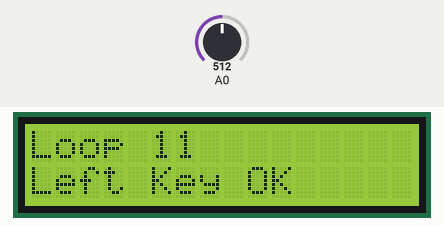
This sketch was run on a simulated Arduino Uno, built with avr-gcc and run on an emulated ATmega328P. Shown: 16×2 character LCD. The inputs (shaded band) are chosen by the test bench; at power-on: A0 = 512.

Above: at 3.89 s.
3.9 s: A0 set to 716
At 4.04 s:
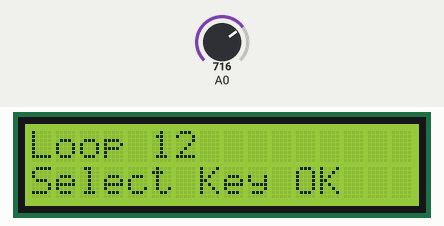
5.6 s: A0 set to 306
At 5.71 s:
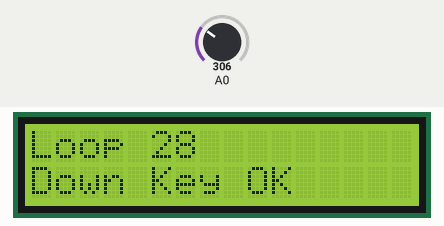
7.4 s: A0 set to 122
At 7.59 s:
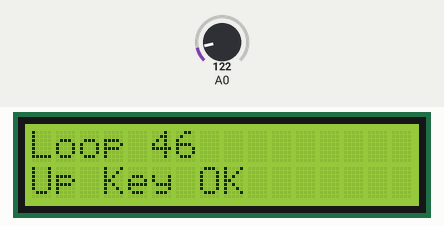
9.3 s: A0 set to 0
At 9.46 s:
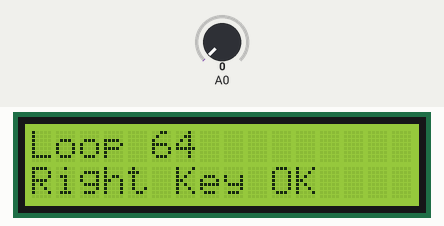

The sketch:

testCode.ino
```cpp
#include <LiquidCrystal.h>
#include <LCDKeypad.h>
LiquidCrystal lcd(8, 13, 9, 4, 5, 6, 7);
char msgs[5][16] = {"Right Key OK ",
                    "Up Key OK    ",
                    "Down Key OK  ",
                    "Left Key OK  ",
                    "Select Key OK" };
int adc_key_val[5] ={50, 200, 400, 600, 800 };
int NUM_KEYS = 5;
int adc_key_in;
int key=-1;
int oldkey=-1;
int loopCnt=0;
String welcomeLine1 = "LCD 16x2 Display";
String welcomeLine2 = "LinkSprite LCD Shield";

void setup()
{
  lcd.begin(16, 2);
  lcd.clear();
  lcd.setCursor(0,0);
  lcd.print(welcomeLine1);
  lcd.setCursor(0,1);
  lcd.print(welcomeLine2);
  delay(500);
  //
  lcd.setCursor(0,0);
  for (char k=0;k<welcomeLine2.length();k++)
  {
    lcd.scrollDisplayLeft();
    delay(100);
  }
  lcd.clear();
  //lcd.setCursor(0,0);
  //lcd.print("ADC key testing");
}
void loop()
{
   lcd.setCursor(0, 0);
   //lcd.print( "loopCnt...");
   lcd.print( "Loop " + String(loopCnt) );

   adc_key_in = analogRead(0);    // read the value from the sensor
   key = get_key(adc_key_in);  // convert into key press
   if (key != oldkey)   // if keypress is detected
   {
     delay(50);  // wait for debounce time
     adc_key_in = analogRead(0);    // read the value from the sensor
     key = get_key(adc_key_in);    // convert into key press
     if (key != oldkey)
     {
       lcd.setCursor(0, 1);
       oldkey = key;
       if (key >=0)
       {
           lcd.print(msgs[key]);
       }
     }
   }
   loopCnt += 1;
   delay(100);
}
// Convert ADC value to key number
int get_key(unsigned int input)
{
    int k;
    for (k = 0; k < NUM_KEYS; k++)
    {
      if (input < adc_key_val[k])
      {
        return k;
      }
    }
    if (k >= NUM_KEYS)k = -1;  // No valid key pressed
    return k;
}
```

Measured:
- after the input at 3.9 s, the display: first differs from a run without the input after 0.09 s (image 1)
- after the input at 5.6 s, the display: first differs from a run without the input after 0.07 s (image 2)
- after the input at 7.4 s, the display: first differs from a run without the input after 0.14 s (image 3)
- after the input at 9.3 s, the display: first differs from a run without the input after 0.12 s (image 4)
